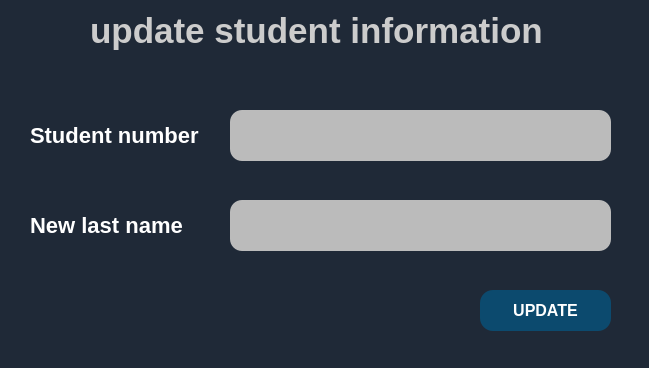
<?xml version="1.0" encoding="UTF-8"?>
<ui version="4.0">
 <class>update_l_name_box</class>
 <widget class="QDialog" name="update_l_name_box">
  <property name="geometry">
   <rect>
    <x>0</x>
    <y>0</y>
    <width>649</width>
    <height>368</height>
   </rect>
  </property>
  <property name="minimumSize">
   <size>
    <width>649</width>
    <height>368</height>
   </size>
  </property>
  <property name="maximumSize">
   <size>
    <width>649</width>
    <height>368</height>
   </size>
  </property>
  <property name="windowTitle">
   <string>Update last name</string>
  </property>
  <property name="styleSheet">
   <string notr="true">QWidget{
	background:#1F2937;
	color:white;
	font-weight:700;
}
</string>
  </property>
  <widget class="QPushButton" name="update_l_name_btn">
   <property name="geometry">
    <rect>
     <x>480</x>
     <y>290</y>
     <width>131</width>
     <height>41</height>
    </rect>
   </property>
   <property name="styleSheet">
    <string notr="true">QPushButton{
		font-family:Arial, sans-serif;
		font-size:16px;
background:#0C4A6E;
border-radius:13px;
        
}
</string>
   </property>
   <property name="text">
    <string>UPDATE</string>
   </property>
  </widget>
  <widget class="QLineEdit" name="new_l_name_input">
   <property name="geometry">
    <rect>
     <x>230</x>
     <y>200</y>
     <width>381</width>
     <height>51</height>
    </rect>
   </property>
   <property name="styleSheet">
    <string notr="true">QLineEdit{
		font-size:20px;
		background:#bbb;
		color:#1F2937;
        border-radius:12px;
		font-family:Arial, sans-serif;
}</string>
   </property>
   <property name="text">
    <string/>
   </property>
  </widget>
  <widget class="QLineEdit" name="stu_num_input">
   <property name="geometry">
    <rect>
     <x>230</x>
     <y>110</y>
     <width>381</width>
     <height>51</height>
    </rect>
   </property>
   <property name="styleSheet">
    <string notr="true">QLineEdit{
		font-size:20px;
		background:#bbb;
		color:#1F2937;
        border-radius:12px;
		font-family:Arial, sans-serif;
}</string>
   </property>
   <property name="text">
    <string/>
   </property>
  </widget>
  <widget class="QLabel" name="label_3">
   <property name="geometry">
    <rect>
     <x>30</x>
     <y>120</y>
     <width>191</width>
     <height>31</height>
    </rect>
   </property>
   <property name="styleSheet">
    <string notr="true">QLabel{
   	  font-size:22px;
     font-family:Arial, sans-serif;
}</string>
   </property>
   <property name="text">
    <string>Student number</string>
   </property>
  </widget>
  <widget class="QLabel" name="label">
   <property name="geometry">
    <rect>
     <x>90</x>
     <y>10</y>
     <width>461</width>
     <height>41</height>
    </rect>
   </property>
   <property name="styleSheet">
    <string notr="true">QLabel{
        font-size:35px;
        font-family:Arial, sans-serif;
  color:#ccc;
}</string>
   </property>
   <property name="text">
    <string>update student information</string>
   </property>
  </widget>
  <widget class="QLabel" name="label_4">
   <property name="geometry">
    <rect>
     <x>30</x>
     <y>210</y>
     <width>191</width>
     <height>31</height>
    </rect>
   </property>
   <property name="styleSheet">
    <string notr="true">QLabel{
   	  font-size:22px;
     font-family:Arial, sans-serif;
}</string>
   </property>
   <property name="text">
    <string>New last name</string>
   </property>
  </widget>
 </widget>
 <resources/>
 <connections/>
</ui>
